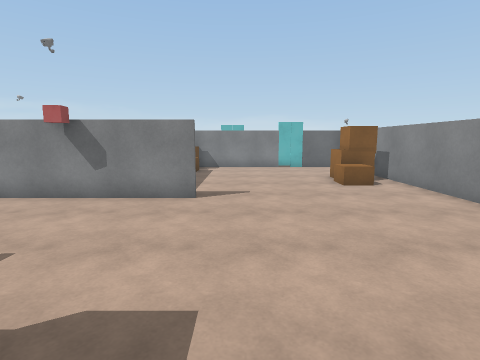
View 1 (above)

14 first-person views from a walk through a 3-D level made in the Unity game engine. The camera is 1.5 m above the floor, tilts 8° down and sees 80° across. The floor is counted in squares, 1 m on a side. Each view is taken from the middle of a square. On the plan, view 1 faces up. The plan holds only what a view shows up to about 14 squares ahead; the rest is blank. The place goes on beyond the plan. The player character is not drawn. Surface patterns are stand-ins for the level's own textures.

View 2
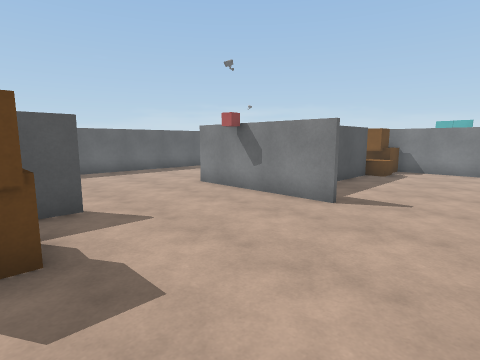

View 3
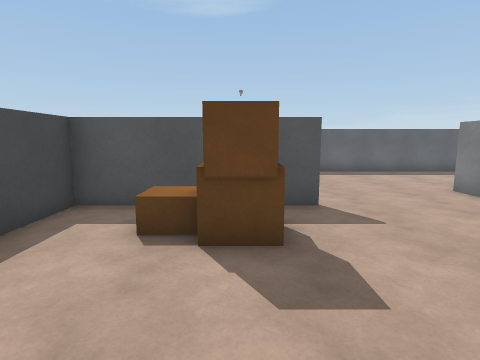

View 4
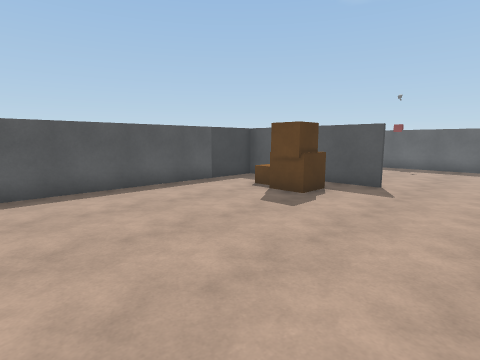

View 5
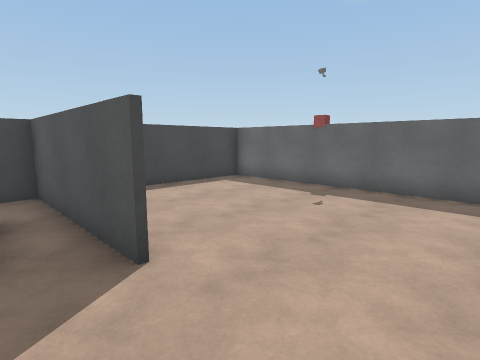

View 6
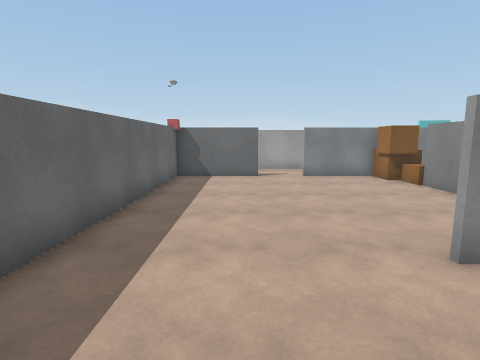

View 7
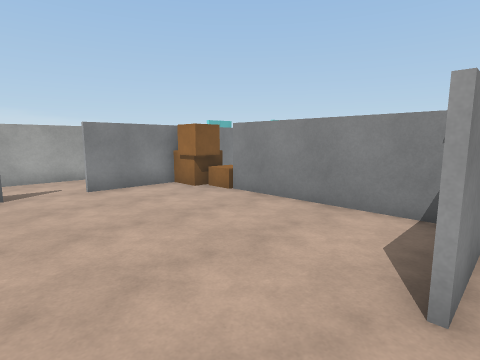

View 8
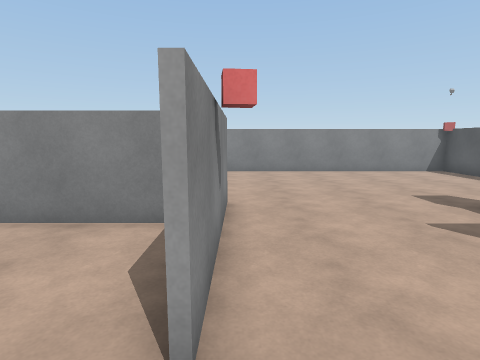

View 9
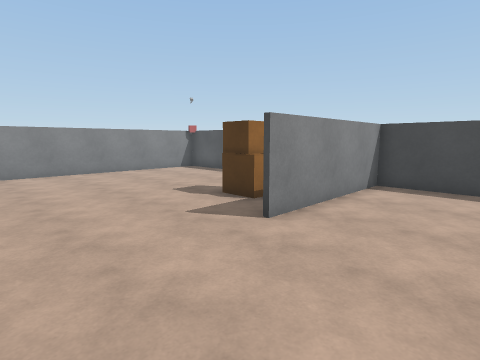

View 10
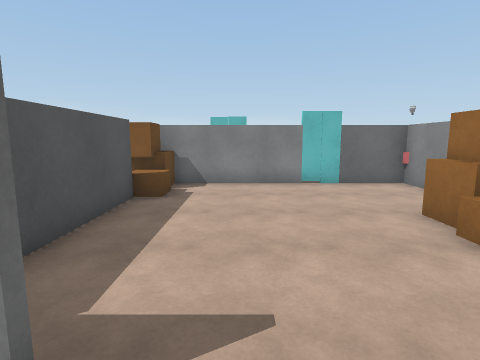

View 11
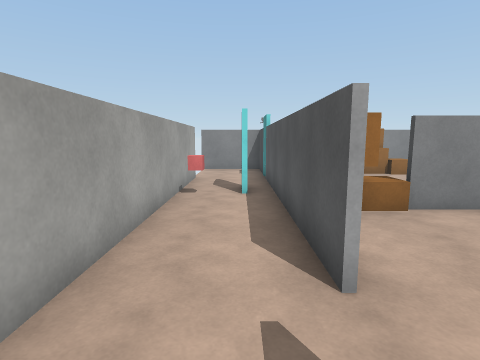

View 12
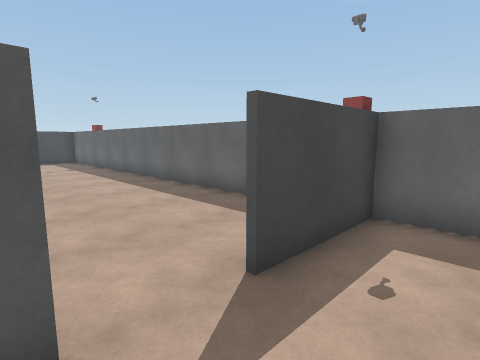

View 13
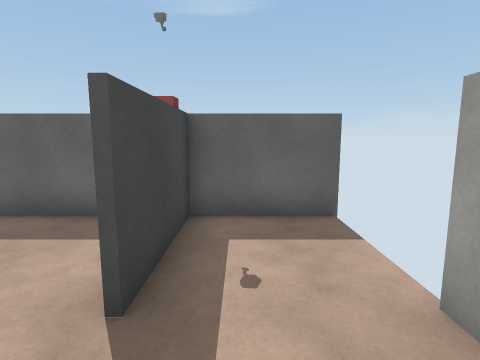

View 14
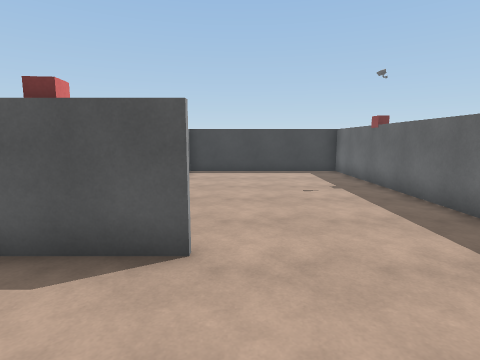

### Floor plan
Ten units are one square. View 1 is at (0, 0); x grows to the right and y downward. Boxes are objects, and circles mark ways between rooms. Rooms are numbered by the first view taken in them; rooms with no view inside come last. Other rooms are left out.
<svg viewBox="-123 -195 185 229">
<path fill="none" stroke="#000" d="M-29 -80 -29 -134M-11 -73 -64 -73M-44 -29 -44 29M-64 -75 -39 -75M-28 -134 -28 -95M-46 29 -46 -29M-116 -6 -116 28 57 28 57 -121M-81 -158 -116 -158M57 -139 57 -158 -64 -158M-116 -160 -116 -15M-64 -160 48 -160M-116 -190 -116 -160M-118 -160 -82 -160M-14 -179 -14 -184M-1 -188 -85 -188"/>
<rect x="-35" y="-5" width="10" height="20" fill="#bbb"><title>other object</title></rect>
<rect x="-35" y="-15" width="20" height="10" fill="#bbb"><title>other object</title></rect>
<rect x="-25" y="-145" width="10" height="10" fill="#bbb"><title>other object</title></rect>
<rect x="-25" y="-155" width="10" height="10" fill="#bbb"><title>other object</title></rect>
<rect x="35" y="-105" width="10" height="10" fill="#bbb"><title>other object</title></rect>
<rect x="35" y="-115" width="20" height="10" fill="#bbb"><title>other object</title></rect>
<rect x="35" y="-125" width="20" height="10" fill="#bbb"><title>other object</title></rect>
<circle cx="-75" cy="-160" r="3" fill="#2a7"/>
<text x="-30" y="-60">1</text>
<text x="-70" y="-180">2</text>
</svg>
Room 1 opens to room 2.

Where each view was taken, in squares from view 1:
view 1: 0 up, 0 right, facing up
view 2: 1 up, 2 right, facing up-left
view 3: 1 up, 2 right, facing left
view 4: 6 up, 5 right, facing down-left
view 5: 6 up, 3 left, facing down-left
view 6: 4 up, 9 left, facing up
view 7: 7 up, 9 left, facing up-right
view 8: 7 up, 8 left, facing right
view 9: 7 up, 8 left, facing down-right
view 10: 6 up, 0 right, facing up
view 11: 17 up, 9 left, facing right
view 12: 18 up, 6 left, facing down-left
view 13: 17 up, 6 left, facing left
view 14: 11 up, 7 left, facing down
